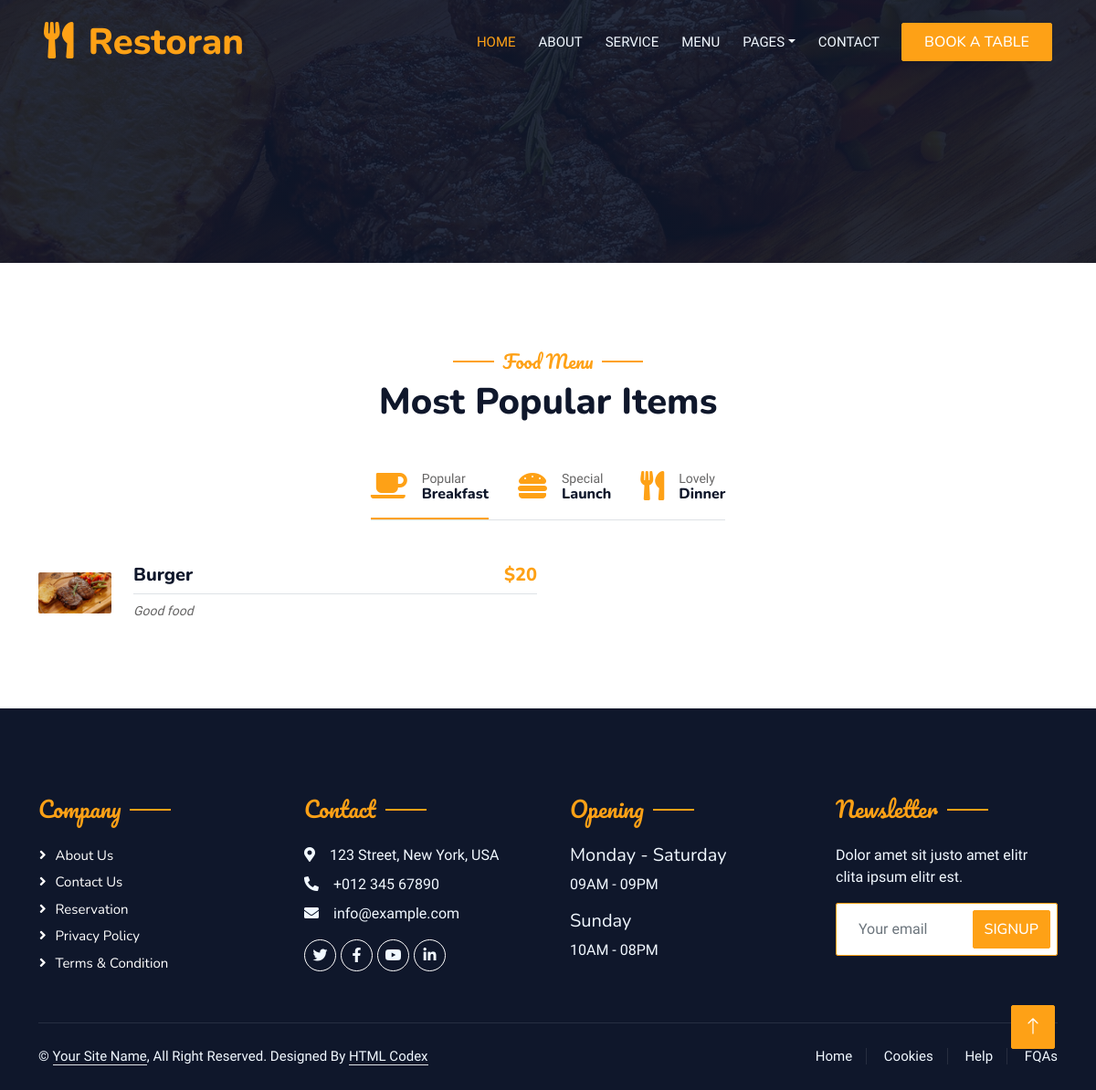
The app's page /menu/ with its own data.
### main/models.py (models this page shows, shortened)
class Menu(models.Model):
    TYPE_CHOICE = (
        ('Breakfast', 'Breakfast'),
        ('Launch', 'Launch'),
        ('Dinner', 'Dinner')
    )
    name = models.CharField('Food name', max_length=50)
    image = models.ImageField('Food image')
    description = models.TextField('Description')
    price = models.PositiveIntegerField('Price')
    type = models.CharField('Type', choices=TYPE_CHOICE, max_length=30)

### main/views.py (the view)
# urls.py: path('menu/', views.menu, name='menu'),
def menu(request):
    menu_list = Menu.objects.all()
    return render(request, 'main/menu.html', context={
        'menu_list': menu_list
    })

### main/templates/main/menu.html (shortened to what this page needs)
{% extends 'base.html' %}
{% block content %}
        <div class="container-xxl py-5">
            <div class="container">
                <div class="text-center wow fadeInUp" data-wow-delay="0.1s">
                    <h5 class="section-title ff-secondary text-center text-primary fw-normal">Food Menu</h5>
                    <h1 class="mb-5">Most Popular Items</h1>
                </div>
                <div class="tab-class text-center wow fadeInUp" data-wow-delay="0.1s">
                    <ul class="nav nav-pills d-inline-flex justify-content-center border-bottom mb-5">
                        <li class="nav-item">
                            <a class="d-flex align-items-center text-start mx-3 ms-0 pb-3 active" data-bs-toggle="pill" href="#tab-1">
                                <i class="fa fa-coffee fa-2x text-primary"></i>
                                <div class="ps-3">
                                    <small class="text-body">Popular</small>
                                    <h6 class="mt-n1 mb-0">Breakfast</h6>
                                </div>
                            </a>
                        </li>
                        <li class="nav-item">
                            <a class="d-flex align-items-center text-start mx-3 pb-3" data-bs-toggle="pill" href="#tab-2">
                                <i class="fa fa-hamburger fa-2x text-primary"></i>
                                <div class="ps-3">
                                    <small class="text-body">Special</small>
                                    <h6 class="mt-n1 mb-0">Launch</h6>
                                </div>
                            </a>
                        </li>
                        <li class="nav-item">
                            <a class="d-flex align-items-center text-start mx-3 me-0 pb-3" data-bs-toggle="pill" href="#tab-3">
                                <i class="fa fa-utensils fa-2x text-primary"></i>
                                <div class="ps-3">
                                    <small class="text-body">Lovely</small>
                                    <h6 class="mt-n1 mb-0">Dinner</h6>
                                </div>
                            </a>
                        </li>
                    </ul>
                    <div class="tab-content">
                        <div id="tab-1" class="tab-pane fade show p-0 active">
                            <div class="row g-4">
                                {% for food in  menu_list %}
                                    {% if food.type == 'Breakfast' %}
                                        <div class="col-lg-6">
                                            <div class="d-flex align-items-center">
                                                <img class="flex-shrink-0 img-fluid rounded" src="{{ food.image.url }}" alt="" style="width: 80px;">
                                                <div class="w-100 d-flex flex-column text-start ps-4">
                                                    <h5 class="d-flex justify-content-between border-bottom pb-2">
                                                        <span>{{ food.name }}</span>
                                                        <span class="text-primary">${{ food.price }}</span>
                                                    </h5>
                                                    <small class="fst-italic">{{ food.description }}</small>
                                                </div>
                                            </div>
                                        </div>
                                    {% endif %}
                                {% endfor %}
                            </div>
                        </div>
                    </div>
                </div>
            </div>
        </div>
        {% endblock %}

### main/static/css/style.css (style rules this page uses)
:root { --primary: #FEA116; --light: #F1F8FF; --dark: #0F172B; }
.ff-secondary { font-family: 'Pacifico', cursive; }
.section-title { position: relative; display: inline-block; }
.section-title::before { position: absolute; content: ""; width: 45px; height: 2px; top: 50%; left: -55px; margin-top: -1px; background: var(--primary); }
.section-title::after { position: absolute; content: ""; width: 45px; height: 2px; top: 50%; right: -55px; margin-top: -1px; background: var(--primary); }
.nav-pills .nav-item .active { border-bottom: 2px solid var(--primary); }

### records on screen
Menu: image (picture), name "Burger", price "20", description "Good food"
